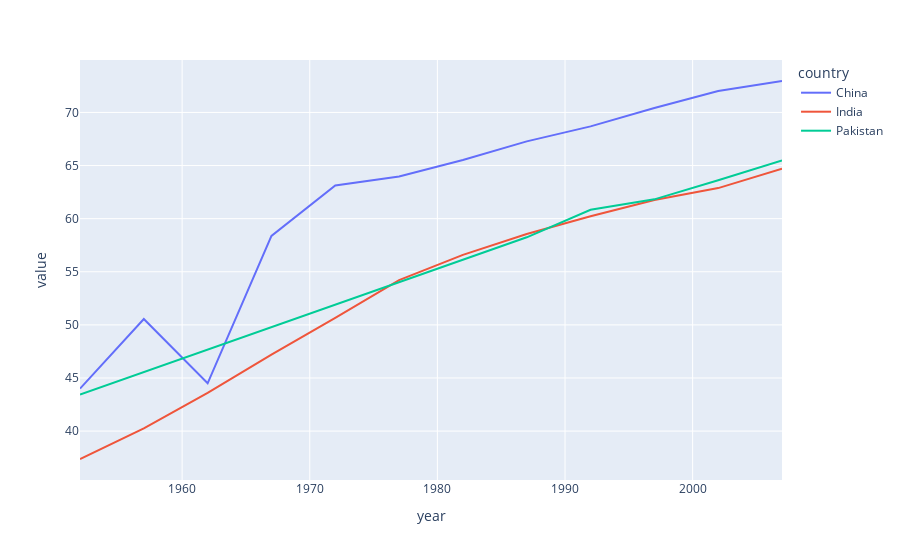

Here is the notebook cell this chart was saved with:
### Code cell
px.line(temp_co, x=temp_co.index, y=temp_co.columns)

### Figure 1 — Plotly figure (JSON) as saved in the notebook; plotly's stock layout.template omitted (floating-point values rounded to 4 significant figures)
{"data": [{"hovertemplate": "country=China<br>year=%{x}<br>value=%{y}<extra></extra>", "legendgroup": "China", "line": {"color": "#636efa", "dash": "solid"}, "marker": {"symbol": "circle"}, "mode": "lines", "name": "China", "orientation": "v", "showlegend": true, "type": "scatter", "x": [1952, 1957, 1962, 1967, 1972, 1977, 1982, 1987, 1992, 1997, 2002, 2007], "xaxis": "x", "y": [44, 50.55, 44.5, 58.38, 63.12, 63.97, 65.53, 67.27, 68.69, 70.43, 72.03, 72.96], "yaxis": "y"}, {"hovertemplate": "country=India<br>year=%{x}<br>value=%{y}<extra></extra>", "legendgroup": "India", "line": {"color": "#EF553B", "dash": "solid"}, "marker": {"symbol": "circle"}, "mode": "lines", "name": "India", "orientation": "v", "showlegend": true, "type": "scatter", "x": [1952, 1957, 1962, 1967, 1972, 1977, 1982, 1987, 1992, 1997, 2002, 2007], "xaxis": "x", "y": [37.37, 40.25, 43.6, 47.19, 50.65, 54.21, 56.6, 58.55, 60.22, 61.77, 62.88, 64.7], "yaxis": "y"}, {"hovertemplate": "country=Pakistan<br>year=%{x}<br>value=%{y}<extra></extra>", "legendgroup": "Pakistan", "line": {"color": "#00cc96", "dash": "solid"}, "marker": {"symbol": "circle"}, "mode": "lines", "name": "Pakistan", "orientation": "v", "showlegend": true, "type": "scatter", "x": [1952, 1957, 1962, 1967, 1972, 1977, 1982, 1987, 1992, 1997, 2002, 2007], "xaxis": "x", "y": [43.44, 45.56, 47.67, 49.8, 51.93, 54.04, 56.16, 58.24, 60.84, 61.82, 63.61, 65.48], "yaxis": "y"}], "layout": {"legend": {"title": {"text": "country"}, "tracegroupgap": 0}, "margin": {"t": 60}, "xaxis": {"anchor": "y", "domain": [0, 1], "title": {"text": "year"}}, "yaxis": {"anchor": "x", "domain": [0, 1], "title": {"text": "value"}}}}
